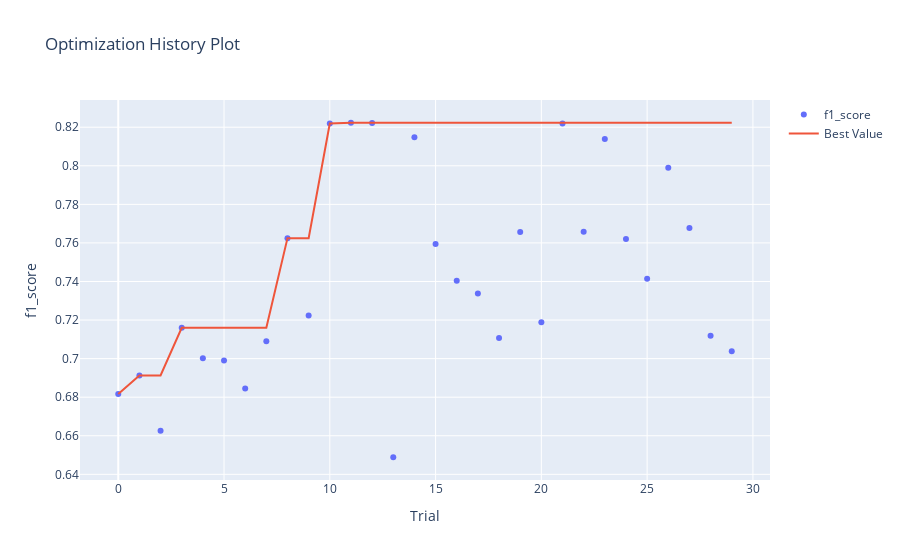

This figure's notebook cell:
### Markdown cell above
График истории оптимизации - отображает количество испытаний на оси Х и метрику на оси Y.

Следует использовать эту диаграмму, чтобы проверить, идет ли оптимизация гиперпараметров в правильном направлении или нет.

### Code cell
optuna.visualization.plot_optimization_history(study, target_name="f1_score")

### Figure 1 — Plotly figure (JSON) as saved in the notebook; plotly's stock layout.template omitted (floating-point values rounded to 4 significant figures)
{"data": [{"mode": "markers", "name": "f1_score", "type": "scatter", "x": [0, 1, 2, 3, 4, 5, 6, 7, 8, 9, 10, 11, 12, 13, 14, 15, 16, 17, 18, 19, 20, 21, 22, 23, 24, 25, 26, 27, 28, 29], "y": [0.6817, 0.6913, 0.6626, 0.716, 0.7002, 0.699, 0.6845, 0.709, 0.7625, 0.7223, 0.8219, 0.8223, 0.8222, 0.6489, 0.8149, 0.7594, 0.7404, 0.7338, 0.7107, 0.7657, 0.7189, 0.822, 0.7658, 0.8139, 0.762, 0.7415, 0.799, 0.7677, 0.7119, 0.7038]}, {"mode": "lines", "name": "Best Value", "type": "scatter", "x": [0, 1, 2, 3, 4, 5, 6, 7, 8, 9, 10, 11, 12, 13, 14, 15, 16, 17, 18, 19, 20, 21, 22, 23, 24, 25, 26, 27, 28, 29], "y": [0.6817, 0.6913, 0.6913, 0.716, 0.716, 0.716, 0.716, 0.716, 0.7625, 0.7625, 0.8219, 0.8223, 0.8223, 0.8223, 0.8223, 0.8223, 0.8223, 0.8223, 0.8223, 0.8223, 0.8223, 0.8223, 0.8223, 0.8223, 0.8223, 0.8223, 0.8223, 0.8223, 0.8223, 0.8223]}, {"marker": {"color": "#cccccc"}, "mode": "markers", "name": "Infeasible Trial", "showlegend": false, "type": "scatter", "x": [], "y": []}], "layout": {"title": {"text": "Optimization History Plot"}, "xaxis": {"title": {"text": "Trial"}}, "yaxis": {"title": {"text": "f1_score"}}}}
